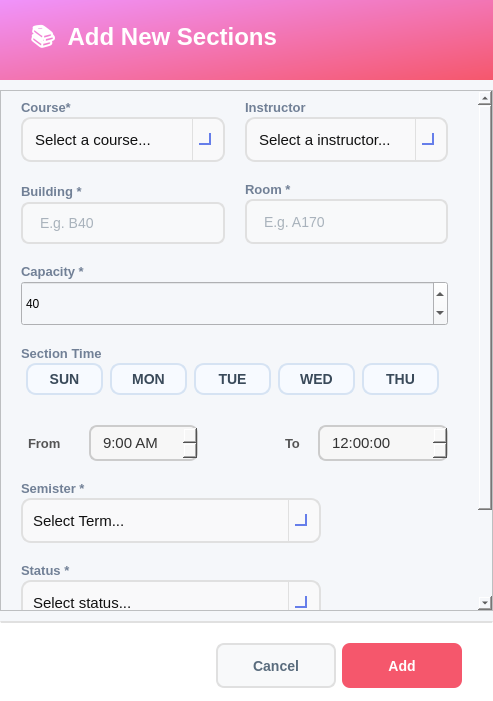
<?xml version="1.0" encoding="UTF-8"?>
<ui version="4.0">
 <class>AddSectionDialog</class>
 <widget class="QDialog" name="AddSectionDialog">
  <property name="geometry">
   <rect>
    <x>0</x>
    <y>0</y>
    <width>493</width>
    <height>701</height>
   </rect>
  </property>
  <property name="maximumSize">
   <size>
    <width>700</width>
    <height>1000</height>
   </size>
  </property>
  <property name="windowTitle">
   <string>Add New Section</string>
  </property>
  <property name="styleSheet">
   <string notr="true">background-color: #f5f7fa;</string>
  </property>
  <layout class="QVBoxLayout" name="mainLayout">
   <property name="spacing">
    <number>10</number>
   </property>
   <property name="leftMargin">
    <number>0</number>
   </property>
   <property name="topMargin">
    <number>0</number>
   </property>
   <property name="rightMargin">
    <number>0</number>
   </property>
   <property name="bottomMargin">
    <number>0</number>
   </property>
   <item>
    <widget class="QFrame" name="headerFrame">
     <property name="minimumSize">
      <size>
       <width>0</width>
       <height>80</height>
      </size>
     </property>
     <property name="maximumSize">
      <size>
       <width>16777215</width>
       <height>80</height>
      </size>
     </property>
     <property name="styleSheet">
      <string notr="true">background: qlineargradient(x1:0, y1:0, x2:1, y2:1, stop:0 #f093fb, stop:1 #f5576c); border-radius: 0px;</string>
     </property>
     <property name="frameShape">
      <enum>QFrame::Shape::StyledPanel</enum>
     </property>
     <layout class="QHBoxLayout" name="headerLayout">
      <property name="leftMargin">
       <number>30</number>
      </property>
      <property name="topMargin">
       <number>20</number>
      </property>
      <property name="rightMargin">
       <number>30</number>
      </property>
      <property name="bottomMargin">
       <number>20</number>
      </property>
      <item>
       <widget class="QLabel" name="dialogTitle">
        <property name="styleSheet">
         <string notr="true">font-size: 24px; font-weight: bold; color: white; background: transparent;</string>
        </property>
        <property name="text">
         <string>📚  Add New Sections</string>
        </property>
       </widget>
      </item>
      <item>
       <spacer name="headerSpacer">
        <property name="orientation">
         <enum>Qt::Orientation::Horizontal</enum>
        </property>
        <property name="sizeHint" stdset="0">
         <size>
          <width>40</width>
          <height>20</height>
         </size>
        </property>
       </spacer>
      </item>
     </layout>
    </widget>
   </item>
   <item>
    <widget class="QScrollArea" name="scrollArea">
     <property name="styleSheet">
      <string notr="true">
/* ===== SCROLLBARS (VERTICAL &amp; HORIZONTAL) ===== */

/* Track */
QScrollBar:vertical, QScrollBar:horizontal {
    background: rgba(255, 255, 255, 0.05);  /* subtle track */
    border-radius: 6px;
    margin: 0px;  /* remove extra space */
}

/* Handle / Thumb */
QScrollBar::handle:vertical, QScrollBar::handle:horizontal {
    background: rgba(120, 120, 120, 0.35);  /* glassy thumb */
    border-radius: 6px;
    border: 1px solid rgba(255, 255, 255, 0.2); /* subtle highlight */
    min-height: 30px; /* vertical */
    min-width: 30px;  /* horizontal */
}

QScrollBar::handle:vertical:hover,
QScrollBar::handle:horizontal:hover {
    background: rgba(120, 120, 120, 0.55);
}

/* Buttons (up/down or left/right) */
QScrollBar::add-line:vertical, QScrollBar::sub-line:vertical,
QScrollBar::add-line:horizontal, QScrollBar::sub-line:horizontal {
    width: 16px;  /* horizontal buttons width */
    height: 16px; /* vertical buttons height */
    background: rgba(180, 180, 180, 0.35);
    border-radius: 4px;
}

/* Arrow icons */
QScrollBar::up-arrow:vertical, QScrollBar::down-arrow:vertical,
QScrollBar::left-arrow:horizontal, QScrollBar::right-arrow:horizontal {
    width: 6px;
    height: 6px;
    background: transparent;
}

/* Remove blank areas */
QScrollBar::add-page:vertical, QScrollBar::sub-page:vertical,
QScrollBar::add-page:horizontal, QScrollBar::sub-page:horizontal {
    background: none;
}

/* Sizes */
QScrollBar:vertical { width: 12px; }
QScrollBar:horizontal { height: 12px; }</string>
     </property>
     <property name="widgetResizable">
      <bool>true</bool>
     </property>
     <widget class="QWidget" name="scrollContent">
      <property name="geometry">
       <rect>
        <x>0</x>
        <y>0</y>
        <width>479</width>
        <height>710</height>
       </rect>
      </property>
      <property name="styleSheet">
       <string notr="true">background-color: #f5f7fa;</string>
      </property>
      <layout class="QVBoxLayout" name="verticalLayout_3">
       <property name="spacing">
        <number>20</number>
       </property>
       <property name="leftMargin">
        <number>20</number>
       </property>
       <property name="rightMargin">
        <number>30</number>
       </property>
       <item>
        <layout class="QHBoxLayout" name="horizontalLayout_5">
         <property name="spacing">
          <number>20</number>
         </property>
         <item>
          <layout class="QVBoxLayout" name="verticalLayoutCourse">
           <property name="spacing">
            <number>2</number>
           </property>
           <item>
            <widget class="QLabel" name="labelCourse">
             <property name="styleSheet">
              <string notr="true">font-size: 13px; color: #718096; font-weight: bold; background: transparent;</string>
             </property>
             <property name="text">
              <string>Course*</string>
             </property>
            </widget>
           </item>
           <item>
            <widget class="QComboBox" name="comboBoxSelectCourse">
             <property name="minimumSize">
              <size>
               <width>0</width>
               <height>45</height>
              </size>
             </property>
             <property name="cursor">
              <cursorShape>PointingHandCursor</cursorShape>
             </property>
             <property name="styleSheet">
              <string notr="true">/* ----------------- QComboBox Base ----------------- */
QComboBox {
    border: 2px solid #E0E0E0;          /* main border */
    border-radius: 10px;
    padding: 8px 10px;                   /* Matches QLineEdit padding */
    background: rgba(250, 250, 250, 200);
    font-size: 11pt;
    color: #111111;
}

/* Focused state */
QComboBox:focus {
    border: 2px solid #667EEA; 
    background: rgba(250, 250, 250, 220);
}

/* ----------------- Drop-down Arrow ----------------- */
QComboBox::drop-down {
    subcontrol-origin: padding;
    subcontrol-position: top right;
    width: 30px; 
    border-left-width: 1px;
    border-left-color: #E0E0E0;
    border-left-style: solid;
    border-top-right-radius: 12px;       /* rounder corners */
    border-bottom-right-radius: 12px;    /* rounder corners */
    background: transparent;
}

/* Remove ugly black border on hover/focus */
QComboBox::drop-down:hover,
QComboBox::drop-down:focus {
    border-left-color: #667EEA;
    background: transparent;
    border: none;
}

/* Modern, visible arrow using simple chevron */
QComboBox::down-arrow {
    width: 10px;
    height: 10px;
    border: solid #667EEA;
    border-width: 0 2px 2px 0;
    margin-right: 6px;
}

/* ----------------- Dropdown Popup ----------------- */
/* Dropdown Popup */
QComboBox QAbstractItemView {
    background-color: #fdfdfd;          /* slightly off-white */
    border: 2px solid #E0E0E0;          /* subtle grey border */
    border-radius: 8px;                  /* may not be perfect on Windows */
    color: #111111;
    font-size: 11pt;
    padding: 5px;
    selection-background-color: #667EEA;
    selection-color: white;
    outline: none;
}

/* Items hover/selection */
QComboBox QAbstractItemView::item:hover {
    background-color: rgba(102, 126, 234, 0.1);
    color: #111111;
}

QComboBox QAbstractItemView::item:selected {
    background-color: #667EEA;
    color: white;
}

/* Error highlight for combo box */
QComboBox[error=&quot;true&quot;] {
    border: 2px solid #FF4A4A;
}</string>
             </property>
             <property name="editable">
              <bool>true</bool>
             </property>
             <item>
              <property name="text">
               <string>Select a course...</string>
              </property>
             </item>
            </widget>
           </item>
          </layout>
         </item>
         <item>
          <layout class="QVBoxLayout" name="verticalLayoutInstructor">
           <property name="spacing">
            <number>2</number>
           </property>
           <item>
            <widget class="QLabel" name="labelInstructor">
             <property name="styleSheet">
              <string notr="true">font-size: 13px; color: #718096; font-weight: bold; background: transparent;</string>
             </property>
             <property name="text">
              <string>Instructor</string>
             </property>
            </widget>
           </item>
           <item>
            <widget class="QComboBox" name="comboBoxSelectInstructor">
             <property name="minimumSize">
              <size>
               <width>0</width>
               <height>45</height>
              </size>
             </property>
             <property name="cursor">
              <cursorShape>PointingHandCursor</cursorShape>
             </property>
             <property name="styleSheet">
              <string notr="true">/* ----------------- QComboBox Base ----------------- */
QComboBox {
    border: 2px solid #E0E0E0;          /* main border */
    border-radius: 10px;
    padding: 8px 10px;                   /* Matches QLineEdit padding */
    background: rgba(250, 250, 250, 200);
    font-size: 11pt;
    color: #111111;
}

/* Focused state */
QComboBox:focus {
    border: 2px solid #667EEA; 
    background: rgba(250, 250, 250, 220);
}

/* ----------------- Drop-down Arrow ----------------- */
QComboBox::drop-down {
    subcontrol-origin: padding;
    subcontrol-position: top right;
    width: 30px; 
    border-left-width: 1px;
    border-left-color: #E0E0E0;
    border-left-style: solid;
    border-top-right-radius: 12px;       /* rounder corners */
    border-bottom-right-radius: 12px;    /* rounder corners */
    background: transparent;
}

/* Remove ugly black border on hover/focus */
QComboBox::drop-down:hover,
QComboBox::drop-down:focus {
    border-left-color: #667EEA;
    background: transparent;
    border: none;
}

/* Modern, visible arrow using simple chevron */
QComboBox::down-arrow {
    width: 10px;
    height: 10px;
    border: solid #667EEA;
    border-width: 0 2px 2px 0;
    margin-right: 6px;
}

/* ----------------- Dropdown Popup ----------------- */
/* Dropdown Popup */
QComboBox QAbstractItemView {
    background-color: #fdfdfd;          /* slightly off-white */
    border: 2px solid #E0E0E0;          /* subtle grey border */
    border-radius: 8px;                  /* may not be perfect on Windows */
    color: #111111;
    font-size: 11pt;
    padding: 5px;
    selection-background-color: #667EEA;
    selection-color: white;
    outline: none;
}

/* Items hover/selection */
QComboBox QAbstractItemView::item:hover {
    background-color: rgba(102, 126, 234, 0.1);
    color: #111111;
}

QComboBox QAbstractItemView::item:selected {
    background-color: #667EEA;
    color: white;
}

/* Error highlight for combo box */
QComboBox[error=&quot;true&quot;] {
    border: 2px solid #FF4A4A;
}</string>
             </property>
             <property name="editable">
              <bool>true</bool>
             </property>
             <property name="currentText">
              <string>Select a instructor...</string>
             </property>
             <item>
              <property name="text">
               <string>Select a instructor...</string>
              </property>
             </item>
            </widget>
           </item>
          </layout>
         </item>
        </layout>
       </item>
       <item>
        <layout class="QHBoxLayout" name="horizontalLayout_6">
         <property name="spacing">
          <number>20</number>
         </property>
         <item>
          <layout class="QVBoxLayout" name="verticalLayout_7">
           <property name="spacing">
            <number>2</number>
           </property>
           <item>
            <widget class="QLabel" name="labelBuilding">
             <property name="styleSheet">
              <string notr="true">font-size: 13px; color: #718096; font-weight: bold; background: transparent;</string>
             </property>
             <property name="text">
              <string>Building *</string>
             </property>
            </widget>
           </item>
           <item>
            <widget class="QLineEdit" name="lineEditBuilding">
             <property name="enabled">
              <bool>true</bool>
             </property>
             <property name="minimumSize">
              <size>
               <width>200</width>
               <height>40</height>
              </size>
             </property>
             <property name="maximumSize">
              <size>
               <width>400</width>
               <height>16777215</height>
              </size>
             </property>
             <property name="styleSheet">
              <string notr="true">QLineEdit {
    padding: 10px 15px;
    border: 2px solid #e0e0e0;
    border-radius: 8px;
    font-size: 14px;
    background-color: #f8f9fa;
    color: #5a6c7d;
}

QLineEdit:focus {
    border: 2px solid #f5576c;
    background-color: #ffffff;
}

QLineEdit:disabled {
    background-color: #ededed;
    color: #a1a8b3;
    border: 2px solid #e0e0e0;
}
</string>
             </property>
             <property name="placeholderText">
              <string>E.g. B40</string>
             </property>
            </widget>
           </item>
          </layout>
         </item>
         <item>
          <layout class="QVBoxLayout" name="verticalLayout_6">
           <property name="spacing">
            <number>2</number>
           </property>
           <item>
            <widget class="QLabel" name="labelRoom">
             <property name="styleSheet">
              <string notr="true">font-size: 13px; color: #718096; font-weight: bold; background: transparent;</string>
             </property>
             <property name="text">
              <string>Room *</string>
             </property>
            </widget>
           </item>
           <item>
            <widget class="QLineEdit" name="lineEditRoom">
             <property name="minimumSize">
              <size>
               <width>200</width>
               <height>45</height>
              </size>
             </property>
             <property name="maximumSize">
              <size>
               <width>400</width>
               <height>16777215</height>
              </size>
             </property>
             <property name="styleSheet">
              <string notr="true">QLineEdit {
    padding: 10px 15px;
    border: 2px solid #e0e0e0;
    border-radius: 8px;
    font-size: 14px;
    background-color: #f8f9fa;   /* light neutral background */
    color: #5a6c7d;             /* text color similar to buttons */
}

QLineEdit:focus {
    border-color: #f5576c;       /* accent border on focus */
    background-color: #ffffff;   /* slightly lighter when active */
}

QLineEdit:disabled {
    background-color: #ededed;   /* washed-out grey */
    color: #a1a8b3;             /* faded text */
}
</string>
             </property>
             <property name="placeholderText">
              <string>E.g. A170</string>
             </property>
            </widget>
           </item>
          </layout>
         </item>
        </layout>
       </item>
       <item>
        <layout class="QVBoxLayout" name="verticalLayout">
         <property name="spacing">
          <number>2</number>
         </property>
         <item>
          <widget class="QLabel" name="labelCapacity">
           <property name="styleSheet">
            <string notr="true">font-size: 13px; color: #718096; font-weight: bold; background: transparent;</string>
           </property>
           <property name="text">
            <string>Capacity *</string>
           </property>
          </widget>
         </item>
         <item>
          <widget class="QSpinBox" name="spinBoxCapacity">
           <property name="minimumSize">
            <size>
             <width>0</width>
             <height>45</height>
            </size>
           </property>
           <property name="styleSheet">
            <string notr="true">QSpinBox {
    border: 2px solid #E0E0E0;
    border-radius: 10px;
    padding: 8px 10px;
    background: rgba(250, 250, 250, 200);
    font-size: 11pt;
    color: #111111;
    font-style: normal;
}

QSpinBox:focus {
    border: 2px solid #f5576c;
    background: rgba(250, 250, 250, 220);
}

QSpinBox QLineEdit {
    color: #111111;
    font-style: normal;
}

QSpinBox QLineEdit:disabled {
    color: #888888;
}

QSpinB
</string>
           </property>
           <property name="minimum">
            <number>0</number>
           </property>
           <property name="maximum">
            <number>60</number>
           </property>
           <property name="value">
            <number>40</number>
           </property>
          </widget>
         </item>
        </layout>
       </item>
       <item>
        <layout class="QVBoxLayout" name="verticalLayoutDays">
         <property name="spacing">
          <number>2</number>
         </property>
         <item>
          <widget class="QLabel" name="labelSectionTime">
           <property name="styleSheet">
            <string notr="true">font-size: 13px; color: #718096; font-weight: bold; background: transparent;</string>
           </property>
           <property name="text">
            <string>Section Time</string>
           </property>
          </widget>
         </item>
         <item>
          <layout class="QHBoxLayout" name="horizontalLayout">
           <item>
            <widget class="QPushButton" name="pushButtonDaySun">
             <property name="maximumSize">
              <size>
               <width>60</width>
               <height>16777215</height>
              </size>
             </property>
             <property name="styleSheet">
              <string notr="true">QPushButton {
    font-size: 14px;
    font-weight: 600;
    color: #3a4a5a;
    background-color: #f7faff;        /* soft pastel base */
    border: 2px solid #d6e3f3;
    border-radius: 10px;
    padding: 6px 14px;
    min-width: 45px;
}

QPushButton:hover {
    background-color: #eef4ff;
    border-color: #c7d8ef;
}

QPushButton:checked {
    background-color: #b9d4ff;       /* soft pastel blue */
    color: #1f2d3d;
    border-color: #a9c7f0;
}

QPushButton:pressed {
    background-color: #a7c6f0;
    color: #1f2d3d;
}
</string>
             </property>
             <property name="text">
              <string>SUN</string>
             </property>
             <property name="checkable">
              <bool>true</bool>
             </property>
             <attribute name="buttonGroup">
              <string notr="true">buttonGroupDays</string>
             </attribute>
            </widget>
           </item>
           <item>
            <widget class="QPushButton" name="pushButtonDayMon">
             <property name="maximumSize">
              <size>
               <width>60</width>
               <height>16777215</height>
              </size>
             </property>
             <property name="styleSheet">
              <string notr="true">QPushButton {
    font-size: 14px;
    font-weight: 600;
    color: #3a4a5a;
    background-color: #f7faff;        /* soft pastel base */
    border: 2px solid #d6e3f3;
    border-radius: 10px;
    padding: 6px 14px;
    min-width: 45px;
}

QPushButton:hover {
    background-color: #eef4ff;
    border-color: #c7d8ef;
}

QPushButton:checked {
    background-color: #b9d4ff;       /* soft pastel blue */
    color: #1f2d3d;
    border-color: #a9c7f0;
}

QPushButton:pressed {
    background-color: #a7c6f0;
    color: #1f2d3d;
}
</string>
             </property>
             <property name="text">
              <string>MON</string>
             </property>
             <property name="checkable">
              <bool>true</bool>
             </property>
             <attribute name="buttonGroup">
              <string notr="true">buttonGroupDays</string>
             </attribute>
            </widget>
           </item>
           <item>
            <widget class="QPushButton" name="pushButtonDayTue">
             <property name="maximumSize">
              <size>
               <width>60</width>
               <height>16777215</height>
              </size>
             </property>
             <property name="styleSheet">
              <string notr="true">QPushButton {
    font-size: 14px;
    font-weight: 600;
    color: #3a4a5a;
    background-color: #f7faff;        /* soft pastel base */
    border: 2px solid #d6e3f3;
    border-radius: 10px;
    padding: 6px 14px;
    min-width: 45px;
}

QPushButton:hover {
    background-color: #eef4ff;
    border-color: #c7d8ef;
}

QPushButton:checked {
    background-color: #b9d4ff;       /* soft pastel blue */
    color: #1f2d3d;
    border-color: #a9c7f0;
}

QPushButton:pressed {
    background-color: #a7c6f0;
    color: #1f2d3d;
}
</string>
             </property>
             <property name="text">
              <string>TUE</string>
             </property>
             <property name="checkable">
              <bool>true</bool>
             </property>
             <attribute name="buttonGroup">
              <string notr="true">buttonGroupDays</string>
             </attribute>
            </widget>
           </item>
           <item>
            <widget class="QPushButton" name="pushButtonDayWed">
             <property name="maximumSize">
              <size>
               <width>60</width>
               <height>16777215</height>
              </size>
             </property>
             <property name="styleSheet">
              <string notr="true">QPushButton {
    font-size: 14px;
    font-weight: 600;
    color: #3a4a5a;
    background-color: #f7faff;        /* soft pastel base */
    border: 2px solid #d6e3f3;
    border-radius: 10px;
    padding: 6px 14px;
    min-width: 45px;
}

QPushButton:hover {
    background-color: #eef4ff;
    border-color: #c7d8ef;
}

QPushButton:checked {
    background-color: #b9d4ff;       /* soft pastel blue */
    color: #1f2d3d;
    border-color: #a9c7f0;
}

QPushButton:pressed {
    background-color: #a7c6f0;
    color: #1f2d3d;
}
</string>
             </property>
             <property name="text">
              <string>WED</string>
             </property>
             <property name="checkable">
              <bool>true</bool>
             </property>
             <attribute name="buttonGroup">
              <string notr="true">buttonGroupDays</string>
             </attribute>
            </widget>
           </item>
           <item>
            <widget class="QPushButton" name="pushButtonDayThu">
             <property name="maximumSize">
              <size>
               <width>60</width>
               <height>16777215</height>
              </size>
             </property>
             <property name="styleSheet">
              <string notr="true">QPushButton {
    font-size: 14px;
    font-weight: 600;
    color: #3a4a5a;
    background-color: #f7faff;        /* soft pastel base */
    border: 2px solid #d6e3f3;
    border-radius: 10px;
    padding: 6px 14px;
    min-width: 45px;
}

QPushButton:hover {
    background-color: #eef4ff;
    border-color: #c7d8ef;
}

QPushButton:checked {
    background-color: #b9d4ff;       /* soft pastel blue */
    color: #1f2d3d;
    border-color: #a9c7f0;
}

QPushButton:pressed {
    background-color: #a7c6f0;
    color: #1f2d3d;
}
</string>
             </property>
             <property name="text">
              <string>THU</string>
             </property>
             <property name="checkable">
              <bool>true</bool>
             </property>
             <attribute name="buttonGroup">
              <string notr="true">buttonGroupDays</string>
             </attribute>
            </widget>
           </item>
          </layout>
         </item>
        </layout>
       </item>
       <item>
        <spacer name="verticalSpacer">
         <property name="orientation">
          <enum>Qt::Orientation::Vertical</enum>
         </property>
         <property name="sizeType">
          <enum>QSizePolicy::Policy::Fixed</enum>
         </property>
         <property name="sizeHint" stdset="0">
          <size>
           <width>20</width>
           <height>10</height>
          </size>
         </property>
        </spacer>
       </item>
       <item>
        <layout class="QHBoxLayout" name="horizontalLayout_4">
         <item>
          <layout class="QHBoxLayout" name="horizontalLayout_3">
           <item>
            <widget class="QLabel" name="label">
             <property name="maximumSize">
              <size>
               <width>60</width>
               <height>16777215</height>
              </size>
             </property>
             <property name="styleSheet">
              <string notr="true">QLabel {
    font-size: 13px;
    color: #555555;
    font-weight: bold;
    padding: 2px 4px;
	background: transparent
}
</string>
             </property>
             <property name="text">
              <string>From</string>
             </property>
            </widget>
           </item>
           <item>
            <widget class="QTimeEdit" name="timeEditFrom">
             <property name="maximumSize">
              <size>
               <width>150</width>
               <height>16777215</height>
              </size>
             </property>
             <property name="contextMenuPolicy">
              <enum>Qt::ContextMenuPolicy::DefaultContextMenu</enum>
             </property>
             <property name="styleSheet">
              <string notr="true">QTimeEdit {
    font-size: 15px;
    padding: 6px 10px;
    border: 2px solid #cccccc;
    border-radius: 8px;
    background-color: #f7f7f7;
    color: #333333;
}

/* Hover */
QTimeEdit:hover {
    border-color: #b3b3b3;
    background-color: #f0f0f0;
}

/* When focused (clicked) */
QTimeEdit:focus {
    border-color: #4a90e2;      /* light modern blue */
    background-color: #ffffff;
}
</string>
             </property>
             <property name="showGroupSeparator" stdset="0">
              <bool>false</bool>
             </property>
             <property name="currentSection">
              <enum>QDateTimeEdit::Section::HourSection</enum>
             </property>
             <property name="displayFormat">
              <string>h:mm AP</string>
             </property>
             <property name="calendarPopup">
              <bool>false</bool>
             </property>
             <property name="time">
              <time>
               <hour>9</hour>
               <minute>0</minute>
               <second>0</second>
              </time>
             </property>
            </widget>
           </item>
          </layout>
         </item>
         <item>
          <spacer name="horizontalSpacer">
           <property name="orientation">
            <enum>Qt::Orientation::Horizontal</enum>
           </property>
           <property name="sizeType">
            <enum>QSizePolicy::Policy::Maximum</enum>
           </property>
           <property name="sizeHint" stdset="0">
            <size>
             <width>60</width>
             <height>20</height>
            </size>
           </property>
          </spacer>
         </item>
         <item>
          <layout class="QHBoxLayout" name="horizontalLayout_2">
           <property name="spacing">
            <number>0</number>
           </property>
           <item>
            <widget class="QLabel" name="label_2">
             <property name="maximumSize">
              <size>
               <width>40</width>
               <height>16777215</height>
              </size>
             </property>
             <property name="styleSheet">
              <string notr="true">QLabel {
    font-size: 13px;
    color: #555555;
    font-weight: bold;
    padding: 2px 4px;
	background: transparent
}
</string>
             </property>
             <property name="text">
              <string>To</string>
             </property>
            </widget>
           </item>
           <item>
            <widget class="QTimeEdit" name="timeEditTo">
             <property name="maximumSize">
              <size>
               <width>150</width>
               <height>16777215</height>
              </size>
             </property>
             <property name="styleSheet">
              <string notr="true">QTimeEdit {
    font-size: 15px;
    padding: 6px 10px;
    border: 2px solid #cccccc;
    border-radius: 8px;
    background-color: #f7f7f7;
    color: #333333;
}

/* Hover */
QTimeEdit:hover {
    border-color: #b3b3b3;
    background-color: #f0f0f0;
}

/* When focused (clicked) */
QTimeEdit:focus {
    border-color: #4a90e2;      /* light modern blue */
    background-color: #ffffff;
}
</string>
             </property>
             <property name="showGroupSeparator" stdset="0">
              <bool>false</bool>
             </property>
             <property name="time">
              <time>
               <hour>12</hour>
               <minute>0</minute>
               <second>0</second>
              </time>
             </property>
            </widget>
           </item>
          </layout>
         </item>
        </layout>
       </item>
       <item>
        <layout class="QVBoxLayout" name="verticalLayout_2">
         <property name="spacing">
          <number>2</number>
         </property>
         <item>
          <widget class="QLabel" name="labelSemister">
           <property name="styleSheet">
            <string notr="true">font-size: 13px; color: #718096; font-weight: bold; background: transparent;</string>
           </property>
           <property name="text">
            <string>Semister *</string>
           </property>
          </widget>
         </item>
         <item>
          <widget class="QComboBox" name="comboBoxSelectTerm">
           <property name="minimumSize">
            <size>
             <width>0</width>
             <height>45</height>
            </size>
           </property>
           <property name="maximumSize">
            <size>
             <width>300</width>
             <height>16777215</height>
            </size>
           </property>
           <property name="cursor">
            <cursorShape>PointingHandCursor</cursorShape>
           </property>
           <property name="styleSheet">
            <string notr="true">/* ----------------- QComboBox Base ----------------- */
QComboBox {
    border: 2px solid #E0E0E0;          /* main border */
    border-radius: 10px;
    padding: 8px 10px;                   /* Matches QLineEdit padding */
    background: rgba(250, 250, 250, 200);
    font-size: 11pt;
    color: #111111;
}

/* Focused state */
QComboBox:focus {
    border: 2px solid #667EEA; 
    background: rgba(250, 250, 250, 220);
}

/* ----------------- Drop-down Arrow ----------------- */
QComboBox::drop-down {
    subcontrol-origin: padding;
    subcontrol-position: top right;
    width: 30px; 
    border-left-width: 1px;
    border-left-color: #E0E0E0;
    border-left-style: solid;
    border-top-right-radius: 12px;       /* rounder corners */
    border-bottom-right-radius: 12px;    /* rounder corners */
    background: transparent;
}

/* Remove ugly black border on hover/focus */
QComboBox::drop-down:hover,
QComboBox::drop-down:focus {
    border-left-color: #667EEA;
    background: transparent;
    border: none;
}

/* Modern, visible arrow using simple chevron */
QComboBox::down-arrow {
    width: 10px;
    height: 10px;
    border: solid #667EEA;
    border-width: 0 2px 2px 0;
    margin-right: 6px;
}

/* ----------------- Dropdown Popup ----------------- */
/* Dropdown Popup */
QComboBox QAbstractItemView {
    background-color: #fdfdfd;          /* slightly off-white */
    border: 2px solid #E0E0E0;          /* subtle grey border */
    border-radius: 8px;                  /* may not be perfect on Windows */
    color: #111111;
    font-size: 11pt;
    padding: 5px;
    selection-background-color: #667EEA;
    selection-color: white;
    outline: none;
}

/* Items hover/selection */
QComboBox QAbstractItemView::item:hover {
    background-color: rgba(102, 126, 234, 0.1);
    color: #111111;
}

QComboBox QAbstractItemView::item:selected {
    background-color: #667EEA;
    color: white;
}

/* Error highlight for combo box */
QComboBox[error=&quot;true&quot;] {
    border: 2px solid #FF4A4A;
}</string>
           </property>
           <property name="currentText">
            <string>Select Term...</string>
           </property>
           <item>
            <property name="text">
             <string>Select Term...</string>
            </property>
           </item>
           <item>
            <property name="text">
             <string>First</string>
            </property>
           </item>
           <item>
            <property name="text">
             <string>Second</string>
            </property>
           </item>
          </widget>
         </item>
        </layout>
       </item>
       <item>
        <layout class="QVBoxLayout" name="verticalLayout_5">
         <property name="spacing">
          <number>2</number>
         </property>
         <item>
          <widget class="QLabel" name="labelStatus">
           <property name="styleSheet">
            <string notr="true">font-size: 13px; color: #718096; font-weight: bold; background: transparent;</string>
           </property>
           <property name="text">
            <string>Status *</string>
           </property>
          </widget>
         </item>
         <item>
          <widget class="QComboBox" name="comboBoxSelectStatus">
           <property name="minimumSize">
            <size>
             <width>0</width>
             <height>45</height>
            </size>
           </property>
           <property name="maximumSize">
            <size>
             <width>300</width>
             <height>16777215</height>
            </size>
           </property>
           <property name="cursor">
            <cursorShape>PointingHandCursor</cursorShape>
           </property>
           <property name="focusPolicy">
            <enum>Qt::FocusPolicy::NoFocus</enum>
           </property>
           <property name="styleSheet">
            <string notr="true">/* ----------------- QComboBox Base ----------------- */
QComboBox {
    border: 2px solid #E0E0E0;          /* main border */
    border-radius: 10px;
    padding: 8px 10px;                   /* Matches QLineEdit padding */
    background: rgba(250, 250, 250, 200);
    font-size: 11pt;
    color: #111111;
}

/* Focused state */
QComboBox:focus {
    border: 2px solid #667EEA; 
    background: rgba(250, 250, 250, 220);
}

/* ----------------- Drop-down Arrow ----------------- */
QComboBox::drop-down {
    subcontrol-origin: padding;
    subcontrol-position: top right;
    width: 30px; 
    border-left-width: 1px;
    border-left-color: #E0E0E0;
    border-left-style: solid;
    border-top-right-radius: 12px;       /* rounder corners */
    border-bottom-right-radius: 12px;    /* rounder corners */
    background: transparent;
}

/* Remove ugly black border on hover/focus */
QComboBox::drop-down:hover,
QComboBox::drop-down:focus {
    border-left-color: #667EEA;
    background: transparent;
    border: none;
}

/* Modern, visible arrow using simple chevron */
QComboBox::down-arrow {
    width: 10px;
    height: 10px;
    border: solid #667EEA;
    border-width: 0 2px 2px 0;
    margin-right: 6px;
}

/* ----------------- Dropdown Popup ----------------- */
/* Dropdown Popup */
QComboBox QAbstractItemView {
    background-color: #fdfdfd;          /* slightly off-white */
    border: 2px solid #E0E0E0;          /* subtle grey border */
    border-radius: 8px;                  /* may not be perfect on Windows */
    color: #111111;
    font-size: 11pt;
    padding: 5px;
    selection-background-color: #667EEA;
    selection-color: white;
    outline: none;
}

/* Items hover/selection */
QComboBox QAbstractItemView::item:hover {
    background-color: rgba(102, 126, 234, 0.1);
    color: #111111;
}

QComboBox QAbstractItemView::item:selected {
    background-color: #667EEA;
    color: white;
}

/* Error highlight for combo box */
QComboBox[error=&quot;true&quot;] {
    border: 2px solid #FF4A4A;
}</string>
           </property>
           <property name="currentText">
            <string>Select status...</string>
           </property>
           <item>
            <property name="text">
             <string>Select status...</string>
            </property>
           </item>
           <item>
            <property name="text">
             <string>Open</string>
            </property>
           </item>
           <item>
            <property name="text">
             <string>Closed</string>
            </property>
           </item>
          </widget>
         </item>
        </layout>
       </item>
       <item>
        <spacer name="verticalSpacer_2">
         <property name="orientation">
          <enum>Qt::Orientation::Vertical</enum>
         </property>
         <property name="sizeType">
          <enum>QSizePolicy::Policy::Fixed</enum>
         </property>
         <property name="sizeHint" stdset="0">
          <size>
           <width>17</width>
           <height>86</height>
          </size>
         </property>
        </spacer>
       </item>
      </layout>
     </widget>
    </widget>
   </item>
   <item>
    <widget class="QFrame" name="footerFrame">
     <property name="minimumSize">
      <size>
       <width>0</width>
       <height>80</height>
      </size>
     </property>
     <property name="maximumSize">
      <size>
       <width>16777215</width>
       <height>80</height>
      </size>
     </property>
     <property name="styleSheet">
      <string notr="true">background-color: white; border-top: 2px solid #e0e0e0;</string>
     </property>
     <property name="frameShape">
      <enum>QFrame::Shape::StyledPanel</enum>
     </property>
     <layout class="QHBoxLayout" name="footerLayout">
      <property name="leftMargin">
       <number>30</number>
      </property>
      <property name="topMargin">
       <number>20</number>
      </property>
      <property name="rightMargin">
       <number>30</number>
      </property>
      <property name="bottomMargin">
       <number>20</number>
      </property>
      <item>
       <spacer name="footerSpacer">
        <property name="orientation">
         <enum>Qt::Orientation::Horizontal</enum>
        </property>
        <property name="sizeHint" stdset="0">
         <size>
          <width>40</width>
          <height>20</height>
         </size>
        </property>
       </spacer>
      </item>
      <item>
       <widget class="QPushButton" name="buttonCancel">
        <property name="minimumSize">
         <size>
          <width>120</width>
          <height>45</height>
         </size>
        </property>
        <property name="cursor">
         <cursorShape>PointingHandCursor</cursorShape>
        </property>
        <property name="styleSheet">
         <string notr="true">QPushButton {
    background-color: #f8f9fa;
    color: #5a6c7d;
    border: 2px solid #e0e0e0;
    border-radius: 8px;
    font-size: 14px;
    font-weight: bold;
    padding: 10px 20px;
}

QPushButton:hover {
    border-color: #f5576c;
    color: #f5576c;
}

QPushButton:pressed {
    background-color: #e0e0e0; /* darker grey for pressed feedback */
    border-color: #f5576c;
    color: #f5576c;
}</string>
        </property>
        <property name="text">
         <string>Cancel</string>
        </property>
       </widget>
      </item>
      <item>
       <widget class="QPushButton" name="buttonAdd">
        <property name="minimumSize">
         <size>
          <width>120</width>
          <height>45</height>
         </size>
        </property>
        <property name="cursor">
         <cursorShape>PointingHandCursor</cursorShape>
        </property>
        <property name="styleSheet">
         <string notr="true">QPushButton {
    background-color: #f5576c;
    color: #ffffff;
    border: none;
    border-radius: 8px;
    font-size: 14px;
    font-weight: bold;
    padding: 10px 20px;
    transition: background-color 150ms;
}

QPushButton:hover {
    background-color: #e5475c;
}

QPushButton:pressed {
    background-color: #d43f52;
}

QPushButton:disabled {
    background-color: #cccccc;  /* gray background for disabled */
    color: #666666;             /* darker gray text */
}</string>
        </property>
        <property name="text">
         <string>Add</string>
        </property>
       </widget>
      </item>
     </layout>
    </widget>
   </item>
  </layout>
 </widget>
 <resources/>
 <connections/>
 <buttongroups>
  <buttongroup name="buttonGroupDays">
   <property name="exclusive">
    <bool>false</bool>
   </property>
  </buttongroup>
 </buttongroups>
</ui>
